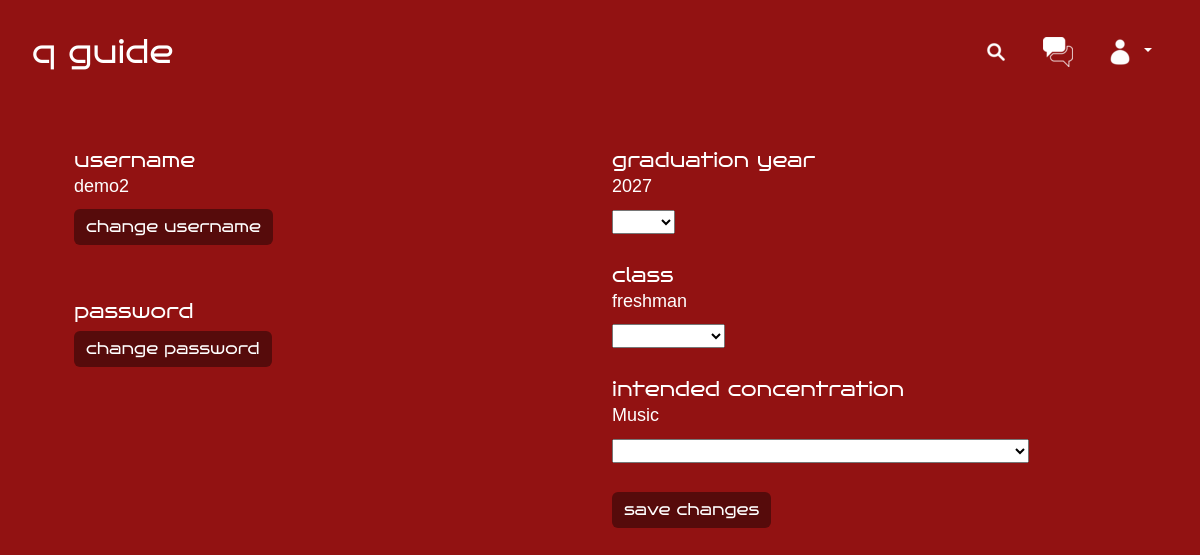
Screenshot of /profile (signed in) with the database file from the repository.
### tables this page shows
CREATE TABLE users (
    id INTEGER PRIMARY KEY AUTOINCREMENT NOT NULL,
    username TEXT NOT NULL,
    hash TEXT NOT NULL,
    class TEXT,
    grad_year INTEGER
, concentration TEXT);

### app.py (the view)
@app.route("/profile", methods=['GET','POST'])
@login_required
def profile():
    db.execute("SELECT username FROM users WHERE id = (?)", (session["user_id"],))
    username = db.fetchall()
    db.execute("SELECT username FROM users")
    usernames = db.fetchall()
    db.execute("SELECT grad_year FROM users WHERE id = (?)", (session["user_id"],))
    grad_year = db.fetchall()
    db.execute("SELECT class FROM users WHERE id = (?)", (session["user_id"],))
    curr_class = db.fetchall()
    db.execute("SELECT concentration FROM users WHERE id = (?)", (session["user_id"],))
    concentration = db.fetchall()
    if request.method == "POST":
        if request.form.get("action") == "change_user":
            if not request.form.get("username"):
                return render_template("profile.html", error="must enter new username", username=username[0][0], grad_year=grad_year[0][0], curr_class=curr_class[0][0], concentration=concentration[0][0])
            elif not request.form.get("password"):
                return render_template("profile.html", error="must enter password", username=username[0][0], grad_year=grad_year[0][0], curr_class=curr_class[0][0], concentration=concentration[0][0])
            elif request.form.get("username") in usernames:
                return render_template("profile.html", error="username is already taken", username=username[0][0], grad_year=grad_year[0][0], curr_class=curr_class[0][0], concentration=concentration[0][0])
            db.execute("SELECT hash FROM users WHERE id = (?)", (session["user_id"],))
            password = db.fetchall()
            if not check_password_hash(password[0][0], request.form.get("password")):
                return render_template("profile.html", error="invalid password", username=username[0][0], grad_year=grad_year[0][0], curr_class=curr_class[0][0], concentration=concentration[0][0])
            db.execute("UPDATE users SET username = (?) WHERE id = (?)", (request.form.get("username"), session["user_id"]))
            connection.commit()
            db.execute("SELECT username FROM users WHERE id = (?)", (session["user_id"],))
            username = db.fetchall()
            return render_template("profile.html", username=username[0][0], grad_year=grad_year[0][0], curr_class=curr_class[0][0], concentration=concentration[0][0])
        elif request.form.get("action") == "change_pass":
            if not request.form.get("current_password"):
                return render_template("profile.html", error="must enter current password", username=username[0][0], grad_year=grad_year[0][0], curr_class=curr_class[0][0], concentration=concentration[0][0])
            elif not request.form.get("new_password") or not request.form.get("new_password2"):
                return render_template("profile.html", error="must enter new password", username=username[0][0], grad_year=grad_year[0][0], curr_class=curr_class[0][0], concentration=concentration[0][0])
            elif request.form.get("new_password") != request.form.get("new_password2"):
                return render_template("profile.html", error="passwords do not match", username=username[0][0], grad_year=grad_year[0][0], curr_class=curr_class[0][0], concentration=concentration[0][0])
            db.execute("SELECT hash FROM users WHERE id = (?)", (session["user_id"],))
            password = db.fetchall()
            if not check_password_hash(password[0][0], request.form.get("current_password")):
                return render_template("profile.html", error="invalid password", username=username[0][0], grad_year=grad_year[0][0], curr_class=curr_class[0][0], concentration=concentration[0][0])
            db.execute("UPDATE users SET hash = (?) WHERE id = (?)", (generate_password_hash(request.form.get("new_password"), method='pbkdf2:sha256', salt_length=8), session["user_id"]))
            connection.commit()
            return render_template("profile.html", username=username[0][0], grad_year=grad_year[0][0], curr_class=curr_class[0][0], concentration=concentration[0][0])
        elif request.form.get("action") == "school_info":
            db.execute("SELECT grad_year FROM users WHERE id = (?)", (session["user_id"],))
            grad_year = db.fetchall()
            db.execute("SELECT class FROM users WHERE id = (?)", (session["user_id"],))
            curr_class = db.fetchall()
            db.execute("SELECT concentration FROM users WHERE id = (?)", (session["user_id"],))
            concentration = db.fetchall()
            if request.form.get("years") != grad_year[0][0] and request.form.get("years") != "":
                db.execute("UPDATE users SET grad_year = (?) WHERE id = (?)", (request.form.get("years"), session["user_id"]))
                connection.commit()
            if request.form.get("classes") != curr_class[0][0] and request.form.get("classes") != "":
                db.execute("UPDATE users SET class = (?) WHERE id = (?)", (request.form.get("classes"), session["user_id"]))
                connection.commit()
            if request.form.get("concentrations") != concentration[0][0] and request.form.get("concentrations") != "":
                db.execute("UPDATE users SET concentration = (?) WHERE id = (?)", (request.form.get("concentrations"), session["user_id"]))
                connection.commit()
        return redirect("/profile")
    else:
        return render_template("profile.html", username=username[0][0], grad_year=grad_year[0][0], curr_class=curr_class[0][0], concentration=concentration[0][0])

### app.py (called while the page is built)
@app.after_request
def after_request(response):
    response.headers["Cache-Control"] = "no-cache, no-store, must-revalidate"
    response.headers["Expires"] = 0
    response.headers["Pragma"] = "no-cache"
    return response

### helpers.py (called while the page is built)
def login_required(f):
    @wraps(f)
    def decorated_function(*args, **kwargs):
        if session.get("user_id") is None:
            return redirect("/login")
        return f(*args, **kwargs)
    return decorated_function

### templates/profile.html (shortened to what this page needs)
{% extends "layout.html" %}
{% block main %}
<form action="/profile" method="post">
    <div class="container text-start">
        <div class="row">
            <div class="col">
                <h5>username</h5>
                <p>{{ username }}</p>
                <button type="button" class="btn btn-primary" data-bs-toggle="modal" data-bs-target="#exampleModal">
                    change username
                </button>
                <br>
                <br>
                <br>
                <h5>password</h5>
                <button type="button" class="btn btn-primary" data-bs-toggle="modal" data-bs-target="#exampleModal2">
                    change password
                </button>
                <br>
                <br>
            </div>
            <div class="col">
                <h5>graduation year</h5>
                <p>{{ grad_year }}</p>
                <select id="years" name="years">
                    <option value=""></option>
                    <option value="2023">2023</option>
                </select>
                <br>
                <br>
                <h5>class</h5>
                <p>{{ curr_class }}</p>
                <select id="classes" name="classes">
                    <option value=""></option>
                    <option value="freshman">freshman</option>
                </select>
                <br>
                <br>
                <h5>intended concentration</h5>
                <p>{{ concentration }}</p>
                <select id="concentrations" name="concentrations">
                    <option></option>
                    <option>African and African American Studies</option>
                </select>
                <br>
                <br>
                <button type="submit" class="btn btn-primary" name="action" value="school_info">save changes</button>
            </div>
        </div>
    </div>
</form>
{% endblock %}

### static/styles.css (style rules this page uses)
nav .navbar-text, button { font-size: xx-large; text-decoration: none; color: white !important; font-family: 'bruno_aceregular', Lucida Console, Bahnschrift, Candara, sans-serif !important; border:none !important; }
h5, h1, thead { color: white; font-family: 'bruno_aceregular', Lucida Console, Bahnschrift, Candara, sans-serif !important; }
p, h6 { font-family: 'Fira Sans Condensed', Calibri, sans-serif; color: white; line-height: 0.7; }
a, form, h3 { font-size: large; font-family: 'Fira Sans Condensed', Calibri, sans-serif; color: white !important; text-decoration: none !important; }
body { background-color: #921212 !important; padding: 100px 50px; }
button, .card-header, thead { background-color: #560B0B !important; }

### rows the page displays
users: username "demo2", grad_year "2027", class "freshman", concentration "Music"
